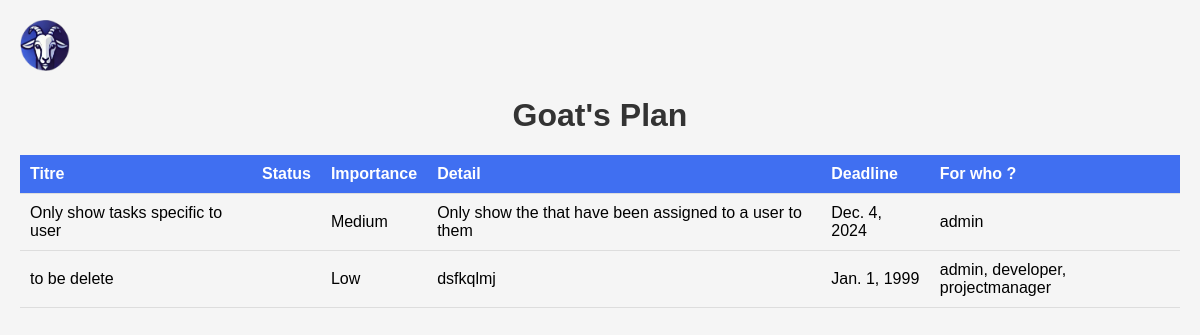
Screenshot of /planner/1/mycompanies/5473b742-8b97-4b08-a28e-cb31d2652536/e7474ee1-90f5-4263-be3d-c37dca321a58/ (signed in) with the database file from the repository.
### planner/models.py (models this page shows, shortened)
class Task(models.Model):
    IMPORTANCE_CHOICES = [
        ('Low', 'Low'),
        ('Medium', 'Medium'),
        ('High', 'High'),
    ]
    STATUS_CHOICES = [
        ('TO_DO', 'TO DO'),
        ('DOING', 'DOING'),
        ('DONE', 'DONE'),
    ]
    title = models.CharField(max_length=100)
    description = models.TextField()
    status = models.CharField(max_length=100, choices=STATUS_CHOICES, default='TO_DO')
    importance = models.CharField(max_length=100, choices=IMPORTANCE_CHOICES, default='Medium')
    deadline = models.DateField()
    project = models.ForeignKey('Project', on_delete=models.CASCADE, related_name='tasks')  # Link to a project
    assigned_users = models.ManyToManyField(CustomUser, related_name='tasks')  # Assignable to multiple users

### users/models.py (models this page shows, shortened)
class CustomUser(AbstractUser):
    ROLE_CHOICES = [
        ('project_manager', 'Project Manager'),
        ('developer', 'Developer'),
    ]
    role = models.CharField(max_length=20, choices=ROLE_CHOICES, default='developer') #NB: admin will thus be set a dev
    is_active = models.BooleanField(default=True)
    is_superuser = models.BooleanField(default=False)
    is_staff = models.BooleanField(default=False)

### planner/views.py (the view, shortened to what this page needs)
# urls.py: path('<int:userid>/mycompanies/<uuid:ccid>/<uuid:projectid>/', views.ProjectDetailView.as_view(), name='mytasks'),
class ProjectDetailView(LoginRequiredMixin, DetailView):
    model = Project
    pk_url_kwarg = 'projectid'
    def get_template_names(self):
        user = self.request.user
        if user.role == 'developer':
            return ['planner/developer/tasks.html']
        elif user.role == 'project_manager':
            return ['planner/project_manager/tasks.html']
        return ['planner/not_found.html']
    def get_context_data(self, **kwargs):
        context = super().get_context_data(**kwargs)
        project = self.get_object()
        user = self.request.user
        if user.role == 'project_manager':
            context['user_tasks'] = Task.objects.filter(project=project)
        else:
            context['user_tasks'] = user.tasks.filter(project=project)
        parent_company = project.companies.first()
        context['parent_company'] = parent_company
        context['status_form'] = TaskUpdateStatusForm()
        context['STATUS_CHOICES'] = Task.STATUS_CHOICES
        return context

### planner/templates/planner/developer/tasks.html (shortened to what this page needs)
{% load static %}
<!DOCTYPE html>
<html lang="en">
<head>
    <link rel="stylesheet" href="{% static 'planner/base_style.css' %}">
</head>
<body>
    <img src="{% static 'planner/LogoGoat.png' %}" alt="Logo" class="logo" width="50px">
    <h1>Goat's Plan</h1>
    <table>
        <thead>
            <tr>
                <th>Titre</th>
                <th>Status</th>
                <th>Importance</th>
                <th>Detail</th>
                <th>Deadline</th>
                <th>For who ?</th>
            </tr>
        </thead>
        <tbody>
        {% for task in user_tasks %}
            <tr>
                <td>{{ task.title }}</td>
                <td>
                </td>
                <td>{{ task.importance }}</td>
                <td>{{ task.description }}</td>
                <td>{{ task.deadline }}</td>
                <td>
                    {% if task.assigned_users.all %}
                        {% for user in task.assigned_users.all %}
                            {{ user.username }}{% if not forloop.last %}, {% endif %}
                        {% endfor %}
                    {% else %}
                        No users assigned
                    {% endif %}
                </td>
            </tr>
        {% endfor %}
        </tbody>
    </table>
</body>
</html>

### planner/static/planner/base_style.css (style rules this page uses)
body { font-family: Arial, sans-serif; margin: 20px; background-color: #f5f5f5; }
table { width: 100%; border-collapse: collapse; }
th, td { padding: 10px; text-align: left; border-bottom: 1px solid #ddd; }
th { background-color: #406ff1; color: white; }
h1 { text-align: center; color: #333; }

### rows the page displays
Task: title "Only show tasks specific to user", importance "Medium", description "Only show the that have been assigned to a user to them", deadline "Dec. 4, 2024"
CustomUser: username "admin"
Task: title "to be delete", importance "Low", description "dsfkqlmj", deadline "Jan. 1, 1999"
CustomUser: username "developer"
CustomUser: username "projectmanager"
